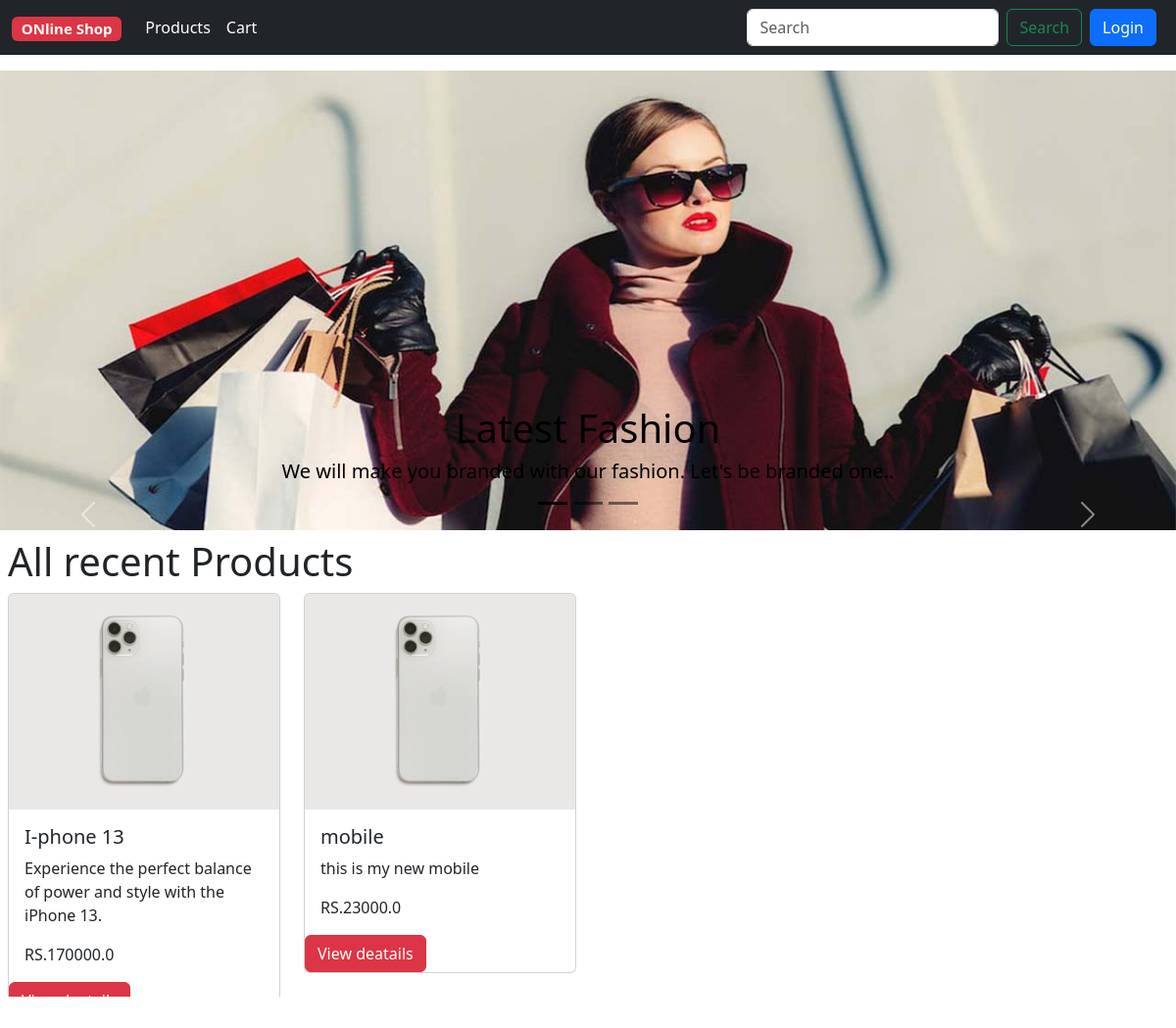
The app's page /, older data.
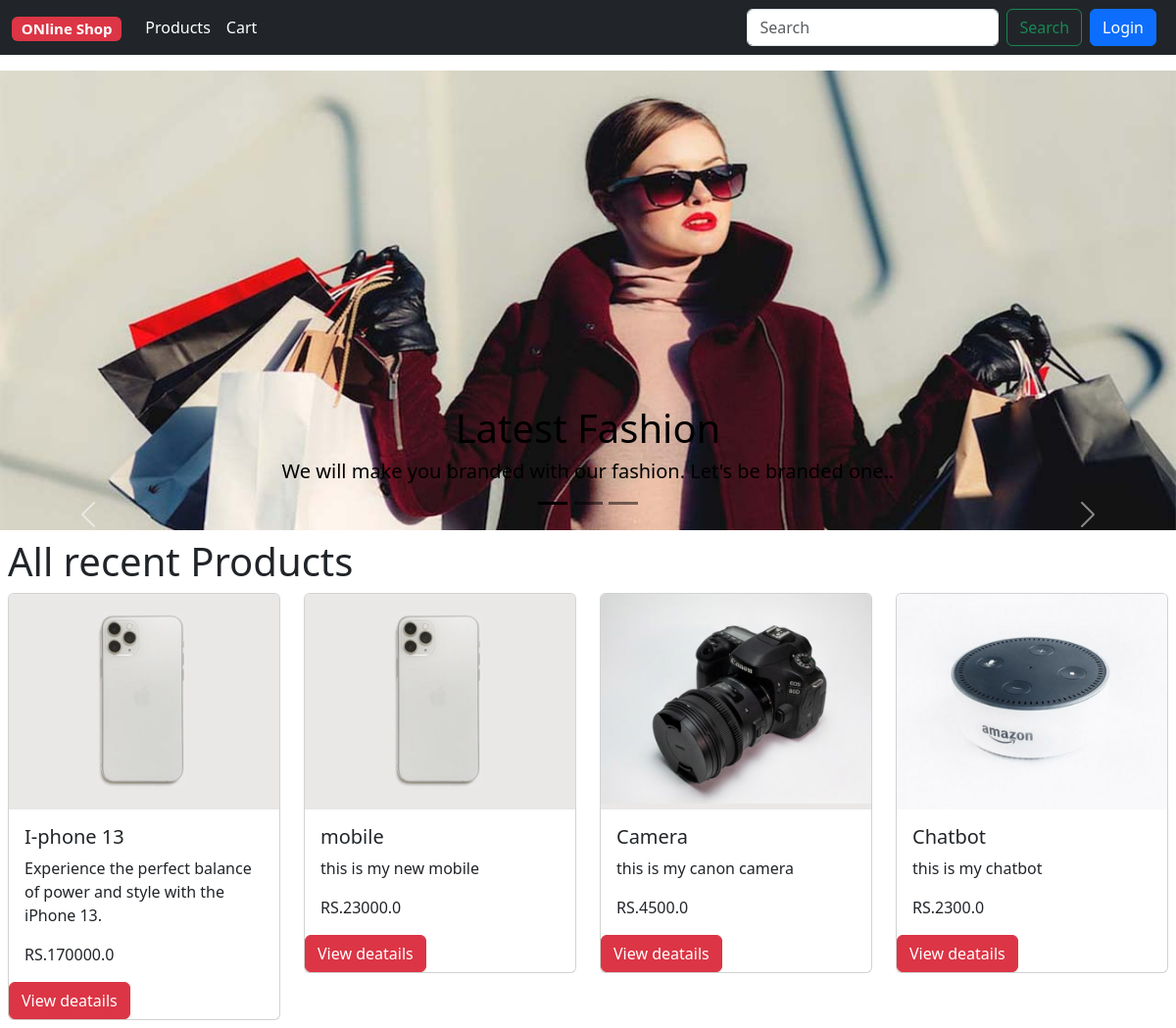
The same page, newer data.
### product/models.py (models this page shows, shortened)
class Product(models.Model):
    product_name = models.CharField(max_length=100)
    category=models.ForeignKey(to=Category, on_delete=models.CASCADE)
    product_price = models.FloatField()
    description = models.TextField()
    image = models.ImageField(upload_to='product_images')
    is_instock = models.BooleanField(default=True)
    created_at = models.DateTimeField(auto_now_add=True)
    updated_at = models.DateTimeField(auto_now = True)

### userpage/views.py (the view)
# urls.py: path('',views.home_page,name="home-page"),
def home_page(request):
    products = Product.objects.all()[:6]
    return render(request,"userpage/homepage.html",{
        'products': products
    })

### userpage/templates/userpage/homepage.html (shortened to what this page needs)
{% extends 'user-layout.html' %}
{% load static %}
{% block content %}
<div id="carouselExampleDark" class="carousel carousel-dark slide mt-3">
  <div class="carousel-indicators">
    <button type="button" data-bs-target="#carouselExampleDark" data-bs-slide-to="0" class="active" aria-current="true" aria-label="Slide 1"></button>
    <button type="button" data-bs-target="#carouselExampleDark" data-bs-slide-to="1" aria-label="Slide 2"></button>
    <button type="button" data-bs-target="#carouselExampleDark" data-bs-slide-to="2" aria-label="Slide 3"></button>
  </div>
  <div class="carousel-inner">
    <div class="carousel-item active" data-bs-interval="10000">
     <img src="{% static 'images/fashion.jpg' %}" class="d-block w-100" alt="...">
      <div class="carousel-caption d-none d-md-block">
        <h1>Latest Fashion</h1>
        <h5>We will make you branded with our fashion. Let's be branded one..</h5>
      </div>
      </div>
    </div>
    </div>
  <button class="carousel-control-prev" type="button" data-bs-target="#carouselExampleDark" data-bs-slide="prev">
    <span class="carousel-control-prev-icon" aria-hidden="true"></span>
  </button>
  <button class="carousel-control-next" type="button" data-bs-target="#carouselExampleDark" data-bs-slide="next">
    <span class="carousel-control-next-icon" aria-hidden="true"></span>
  </button>
<div class="containter-fluid p-2">
<h1>All recent Products</h1>
<div class="row row-cols-1 row-cols-md-4 g-4">
  {% for product in products %}
  <div class="col">
    <div class="card">
      <img src="{{ product.image.url }}" class="card-img-top" alt="...">
      <div class="card-body">
        <h5 class="card-title">{{product.product_name}}</h5>
        <p class="card-text">{{product.description}}</p>
         <p class="card-text">RS.{{product.product_price}}</p>
      </div>
      <div class="footer">
        <a href="{% url 'product-detail' product.id %}" class="btn btn-danger">View deatails</a>
      </div>
    </div>
  </div>
{% endfor %}
  </div>
</div>
{% endblock %}

Row changes from the older to the newer data that the page shows:
added Product: image (picture), product_name "Camera", description "this is my canon camera", product_price "4500.0"
added Product: image (picture), product_name "Chatbot", description "this is my chatbot", product_price "2300.0"
